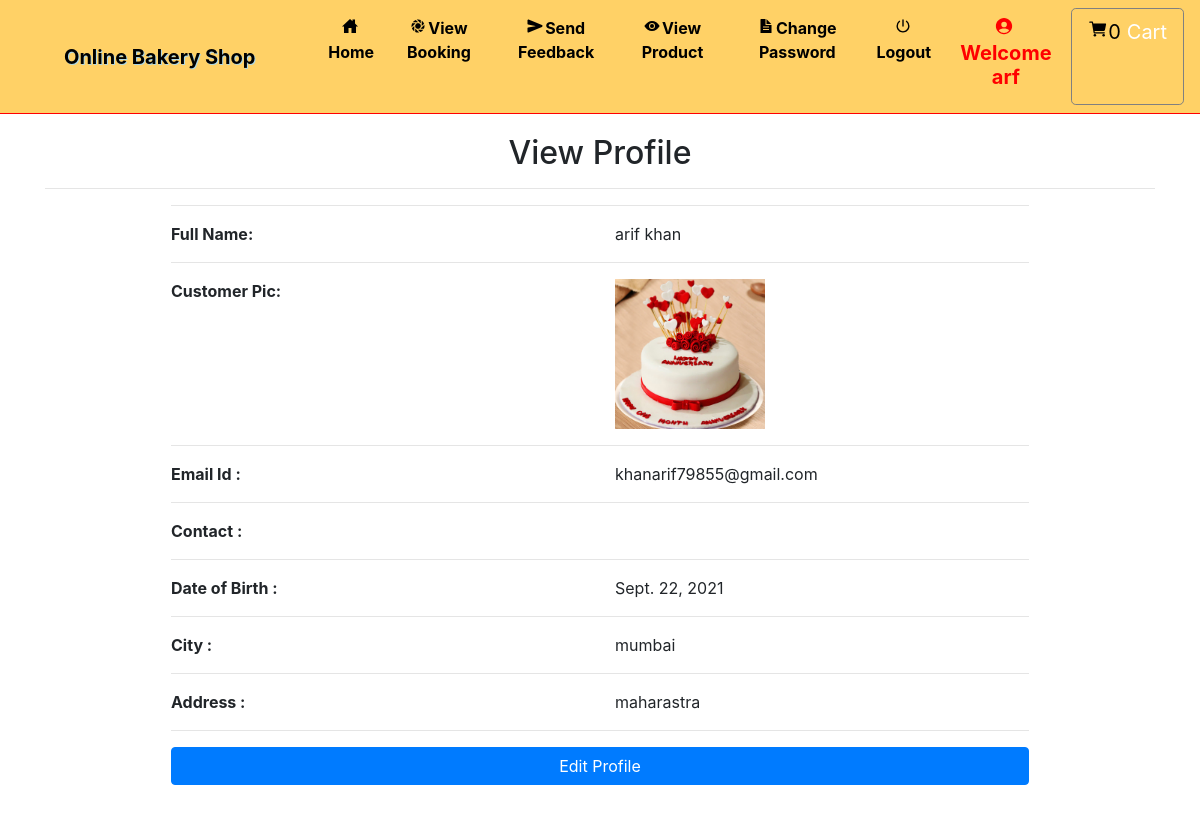
/profile (signed in), run on the app's committed database.
### grocery/models.py (models this page shows, shortened)
class Profile(models.Model):
    user = models.ForeignKey(User, on_delete=models.CASCADE, null=True)
    dob = models.DateField(null=True)
    city = models.CharField(max_length=30, null=True)
    address = models.CharField(max_length=50, null=True)
    contact = models.CharField(max_length=10, null=True)
    image = models.FileField(null=True)

### grocery/views.py (the view)
# urls.py: path('profile', profile, name='profile'),
def profile(request):
    if not request.user.is_authenticated:
        return redirect('login')
    user = User.objects.get(id=request.user.id)
    pro = Profile.objects.get(user=user)
    cart=""
    try:
        cart = Cart.objects.get(profile=pro)
    except:
        pass
    num1 = 0
    total = 0
    for i in cart:
        total += i.product.price
        num1 += 1
    user = User.objects.get(id=request.user.id)
    pro = Profile.objects.get(user=user)
    d={'pro':pro,'user':user,'num1':num1,'total':total}
    return render(request,'profile.html',d)

### grocery/templates/profile.html (shortened to what this page needs)
{% extends 'navigation.html' %}
{% load static %}
{% block body %}
<div class="container">
    <h2 style="margin-top:20px" align="center">View Profile</h2><hr>
<div  class="container-fluid" style="width:80%;margin-bottom:5%">
    <hr><div class="row">
        <div class="col-md-6">
            <strong>Full Name:</strong>
        </div>
        <div class="col-md-6">
            {{pro.user.first_name}} {{pro.user.last_name}}
        </div>
    </div><hr>
     <div class="row">
        <div class="col-md-6">
            <strong>Customer Pic:</strong>
        </div>
        <div class="col-md-6">
           <img src="{{pro.image.url}}" style="width:150px;height:150px">
        </div>
    </div><hr>
    <div class="row">
        <div class="col-md-6">
            <strong>Email Id :</strong>
        </div>
        <div class="col-md-6">
            {{pro.user.email}}
        </div>
    </div><hr>
     <div class="row">
        <div class="col-md-6">
            <strong>Contact :</strong>
        </div>
        <div class="col-md-6">
        </div>
     </div><hr>
    <div class="row">
        <div class="col-md-6">
            <strong>Date of Birth :</strong>
        </div>
        <div class="col-md-6">
            {{pro.dob}}
        </div>
    </div><hr>
     <div class="row">
        <div class="col-md-6">
            <strong>City :</strong>
        </div>
        <div class="col-md-6">
            {{pro.city}}
        </div>
     </div><hr><div class="row">
        <div class="col-md-6">
            <strong>Address :</strong>
        </div>
        <div class="col-md-6">
            {{pro.address}}
        </div>
    </div><hr>
    <a href="{% url 'edit_profile' %}"><button class="btn btn-primary" style="width:100%;margin-bottom:5%">Edit Profile</button></a>
</div>
</div>
{% endblock %}

### grocery/templates/navigation.html (shortened to what this page needs)
<!DOCTYPE html>
<html lang="en">
<head>
    {% load static %}
     <link rel="stylesheet" href="https://maxcdn.bootstrapcdn.com/bootstrap/4.0.0/css/bootstrap.min.css">
  <link rel = stylesheet href = "//cdn.datatables.net/1.10.19/css/jquery.dataTables.min.css">
<link rel="stylesheet" href="https://cdnjs.cloudflare.com/ajax/libs/font-awesome/4.7.0/css/font-awesome.min.css">
</head>
<body style="background-color:white">
<nav class="navbar navbar-expand-sm" style = "background-color : #FFD166 ; border-bottom:1px solid red">
  <a class="navbar-brand pl-5" href="#" style="color:black ; font-weight : bold">Online Bakery Shop</a>
<div class="collapse navbar-collapse" id="collapsibleNavbar">
  <ul class="navbar-nav pl-5 text-center">
    {% if request.user.username %}
    {% if not request.user.is_staff %}
    <li class="nav-item">
      <a class="nav-link" href="{% url 'home' %}" style="color:black"><ion-icon style="margin-right:2px" name="home-sharp"></ion-icon>Home</a>
    </li>
    <li class="nav-item">
      <a class="nav-link" href="{% url 'view_booking' %}" style="color:black"><ion-icon style="margin-right:2px" name="aperture"></ion-icon>View Booking</a>
    </li>
    <li class="nav-item">
      <a class="nav-link" href="{% url 'send_feedback' request.user.id %}" style="color:black"><ion-icon style="margin-right:2px" name="send"></ion-icon>Send Feedback</a>
    </li>
    <li class="nav-item">
      <a class="nav-link" href="{% url 'view_product' 0 %}" style="color:black"><ion-icon style="margin-right:2px" name="eye"></ion-icon>View Product</a>
    </li>
    <li class="nav-item">
      <a class="nav-link" href="{% url 'change_password' %}" style="color:black"><ion-icon style="margin-right:2px" name="document-text-sharp"></ion-icon>Change Password</a>
    </li>
    {% endif %}
    {% endif %}
    {% if request.user.is_authenticated %}
    <a class="nav-link" href="{% url 'logout' %}" style="color:black"><ion-icon style="margin-right:2px" name="power-sharp"></ion-icon>Logout</a>
    {% if not request.user.is_staff %}
    <li class="nav-item">
      <a href="{% url 'profile' %}"><h5 class="nav-link" style="color:red"><ion-icon style="margin-right:4px;color:#FF0000" name="person-circle-sharp"></ion-icon>Welcome {{request.user.username}}</h5>
      </a></li>
    {% else %}
    <li class="nav-item">
      <h5  class="nav-link" style="color:red"><ion-icon style="margin-right:4px;color:#FF0000" name="person-circle-sharp"></ion-icon>Welcome {{request.user.username}}</h5>
    </li>
    {% endif %}
    {% endif %}
    {% if not request.user.is_staff %}
    {% if request.user.username %}
      <a href="{% url 'cart' %}" style="border:1px solid gray" class="btn btn-default btn-lg text-dark text-capitalize">
        <ion-icon style="color:black;margin-top:2%" name="cart"></ion-icon><span style="color:black">{{num1}}</span><span style="margin-left:6px;margin-top:2%;color:white">Cart</span></a></center>
{% endif %}
    {% endif %}
    </ul>
</div>
</nav>
{% block body %}
{% endblock %}
</body></html>

### grocery/templates/navigation.html (style rules this page uses)
* { box-sizing: border-box; }
.nav-link { font-weight:bold; }
.navbar-brand { text-shadow: 1px 1px lightblue; }

### data on the page
Profile: user.first_name "arif", user.last_name "khan", image (picture), user.email "khanarif79855@gmail.com", dob "Sept. 22, 2021", city "mumbai", address "maharastra"

### other printed values
{{ request.user.username }} "arf"
{{ num1 }} "0"
